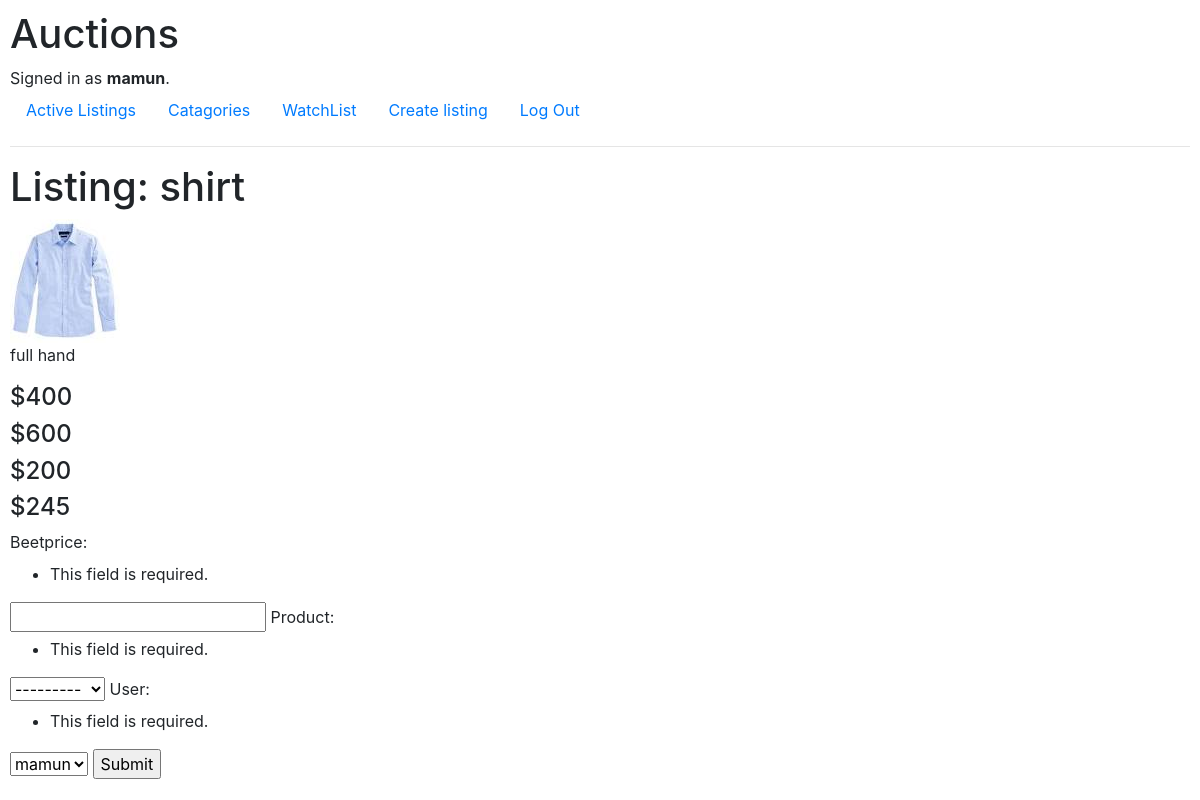
Screenshot of /listing/2 (signed in) with the database file from the repository.
### auctions/models.py (models this page shows, shortened)
class User(AbstractUser):
    pass

class Product(models.Model):
    productname = models.CharField(max_length=60)
    price = models.IntegerField(default=0)
    description = models.CharField(max_length=250, default='', blank=True, null=True)
    posted = models.DateTimeField(default=timezone.now)
    image = models.ImageField(upload_to='products')
    catagory=models.ForeignKey(Category, on_delete=models.CASCADE, default=1)
    def __str__(self):
        return self.productname

class Beet(models.Model):
    beetprice = models.IntegerField(default=0)
    product = models.ForeignKey(Product, on_delete=models.CASCADE, related_name='beet_set')
    user = models.ForeignKey(User, on_delete=models.CASCADE, default=1)
    def __str__(self):
        return str(self.beetprice)

### auctions/views.py (the view)
# urls.py: path("listing/<str:id>", views.bid, name = "bid" ),
def bid(request, id):
    products = Product.objects.get(pk=id)
    beet = products.beet_set.all()
    form = beetForm(request.POST)
    if request.method == 'POST':
        if form.is_valid():
            form.save()
            return HttpResponseRedirect(id)
        else:
            form = NameForm()
    context = {
        "product": products,
        "beet": beet,
        "form": form
    }
    return render(request, "auctions/bid.html", context)

### auctions/models.py
class beetForm(ModelForm):
    class Meta:
        model = Beet
        fields = ['beetprice', 'product', 'user']

### auctions/templates/auctions/bid.html (shortened to what this page needs)
{% extends "auctions/layout.html" %}
{%block body%}
<h1>Listing: {{product.productname}}</h1>
<img src = "{{product.image.url}}">
<p>{{product.description}}</p>
{%for b in beet%}
	<h4>${{b}}</h4>
{%endfor%}
<form action="{% url "bid" product.id %}" method="post">
    {{ form }}
    <input type="submit" value="Submit">
</form>
{%endblock%}

### auctions/templates/auctions/layout.html (shortened to what this page needs)
{% load static %}
<!DOCTYPE html>
<html lang="en">
    <head>
        <link rel="stylesheet" href="https://stackpath.bootstrapcdn.com/bootstrap/4.4.1/css/bootstrap.min.css">
    </head>
    <body>
        <h1>Auctions</h1>
        <div>
            {% if user.is_authenticated %}
                Signed in as <strong>{{ user.username }}</strong>.
            {% else %}
                Not signed in.
            {% endif %}
        </div>
        <ul class="nav">
            <li class="nav-item">
                <a class="nav-link" href="{% url 'index' %}">Active Listings</a>
            </li>
            {% if user.is_authenticated %}
                <li class="nav-item">
                    <a class="nav-link" href="{% url 'logout' %}">Catagories</a>
                </li>
                <li class="nav-item">
                    <a class="nav-link" href="{% url 'logout' %}">WatchList</a>
                </li>
                    <a class="nav-link" href="{% url 'logout' %}">Create listing</a>
                <li class="nav-item">
                    <a class="nav-link" href="{% url 'logout' %}">Log Out</a>
                </li>
            {% endif %}
        </ul>
        <hr>
        {% block body %}
        {% endblock %}
    </body>
</html>

### auctions/templates/auctions/layout.html (style rules this page uses)
body { padding: 10px; }
img { max-width: 100% }

### rows the page displays
User: username "mamun"
Product: productname "shirt", image (picture), description "full hand"
Beet: beetprice "400"
Beet: beetprice "600"
Beet: beetprice "200"
Beet: beetprice "245"
